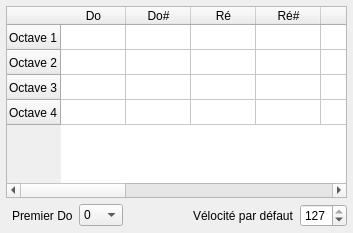
     <widget class="QWidget" name="tabMapping">
      <attribute name="title">
       <string>Clavier</string>
      </attribute>
      <layout class="QGridLayout" name="gridLayout_8">
       <property name="leftMargin">
        <number>6</number>
       </property>
       <property name="topMargin">
        <number>6</number>
       </property>
       <property name="rightMargin">
        <number>6</number>
       </property>
       <property name="bottomMargin">
        <number>6</number>
       </property>
       <item row="0" column="0" colspan="9">
        <widget class="TableKey" name="tableKeyboardMap">
         <property name="frameShape">
          <enum>QFrame::StyledPanel</enum>
         </property>
         <property name="selectionMode">
          <enum>QAbstractItemView::NoSelection</enum>
         </property>
         <property name="horizontalScrollMode">
          <enum>QAbstractItemView::ScrollPerPixel</enum>
         </property>
         <attribute name="horizontalHeaderDefaultSectionSize">
          <number>65</number>
         </attribute>
         <attribute name="verticalHeaderDefaultSectionSize">
          <number>25</number>
         </attribute>
         <row>
          <property name="text">
           <string>Octave 1</string>
          </property>
         </row>
         <row>
          <property name="text">
           <string>Octave 2</string>
          </property>
         </row>
         <row>
          <property name="text">
           <string>Octave 3</string>
          </property>
         </row>
         <row>
          <property name="text">
           <string>Octave 4</string>
          </property>
         </row>
         <column>
          <property name="text">
           <string>Do</string>
          </property>
         </column>
         <column>
          <property name="text">
           <string>Do#</string>
          </property>
         </column>
         <column>
          <property name="text">
           <string>Ré</string>
          </property>
         </column>
         <column>
          <property name="text">
           <string>Ré#</string>
          </property>
         </column>
         <column>
          <property name="text">
           <string>Mi</string>
          </property>
         </column>
         <column>
          <property name="text">
           <string>Fa</string>
          </property>
         </column>
         <column>
          <property name="text">
           <string>Fa#</string>
          </property>
         </column>
         <column>
          <property name="text">
           <string>Sol</string>
          </property>
         </column>
         <column>
          <property name="text">
           <string>Sol#</string>
          </property>
         </column>
         <column>
          <property name="text">
           <string>La</string>
          </property>
         </column>
         <column>
          <property name="text">
           <string>La#</string>
          </property>
         </column>
         <column>
          <property name="text">
           <string>Si</string>
          </property>
         </column>
         <column>
          <property name="text">
           <string>Do</string>
          </property>
         </column>
        </widget>
       </item>
       <item row="1" column="5">
        <spacer name="horizontalSpacer_6">
         <property name="orientation">
          <enum>Qt::Horizontal</enum>
         </property>
         <property name="sizeHint" stdset="0">
          <size>
           <width>40</width>
           <height>20</height>
          </size>
         </property>
        </spacer>
       </item>
       <item row="1" column="7">
        <widget class="QLabel" name="label_20">
         <property name="text">
          <string>Vélocité par défaut</string>
         </property>
        </widget>
       </item>
       <item row="1" column="8">
        <widget class="QSpinBox" name="spinDefaultVelocity">
         <property name="maximum">
          <number>127</number>
         </property>
         <property name="value">
          <number>127</number>
         </property>
        </widget>
       </item>
       <item row="1" column="1">
        <widget class="QLabel" name="label_3">
         <property name="text">
          <string>Premier Do</string>
         </property>
        </widget>
       </item>
       <item row="1" column="2">
        <widget class="QComboBox" name="comboDo">
         <property name="currentIndex">
          <number>0</number>
         </property>
         <item>
          <property name="text">
           <string notr="true">0</string>
          </property>
         </item>
         <item>
          <property name="text">
           <string notr="true">12</string>
          </property>
         </item>
         <item>
          <property name="text">
           <string notr="true">24</string>
          </property>
         </item>
         <item>
          <property name="text">
           <string notr="true">36</string>
          </property>
         </item>
         <item>
          <property name="text">
           <string notr="true">48</string>
          </property>
         </item>
         <item>
          <property name="text">
           <string notr="true">60</string>
          </property>
         </item>
         <item>
          <property name="text">
           <string notr="true">72</string>
          </property>
         </item>
         <item>
          <property name="text">
           <string notr="true">84</string>
          </property>
         </item>
        </widget>
       </item>
      </layout>
     </widget>
